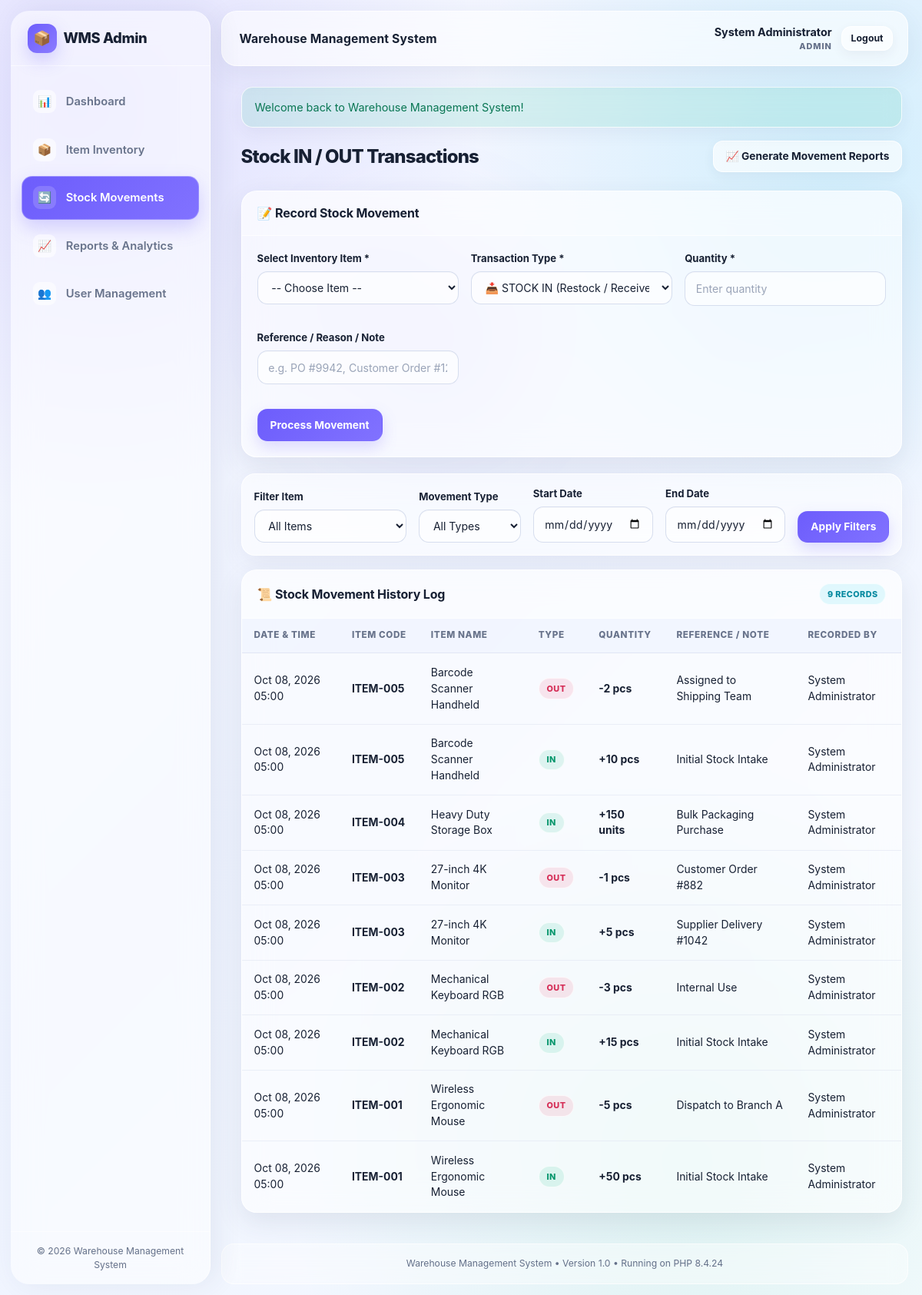
Page /admin/movements.php (signed in) on the committed database.
### tables this page shows
CREATE TABLE IF NOT EXISTS `stock_movements` (
  `id` INT UNSIGNED AUTO_INCREMENT PRIMARY KEY,
  `item_id` INT UNSIGNED NOT NULL,
  `movement_type` ENUM('IN', 'OUT') NOT NULL,
  `quantity` INT NOT NULL,
  `movement_date` DATETIME NOT NULL DEFAULT CURRENT_TIMESTAMP,
  `reference_note` VARCHAR(255) DEFAULT NULL,
  `created_by` INT UNSIGNED NOT NULL,
  `created_at` DATETIME NOT NULL DEFAULT CURRENT_TIMESTAMP,
  CONSTRAINT `fk_movements_item` FOREIGN KEY (`item_id`) REFERENCES `items` (`id`) ON DELETE RESTRICT ON UPDATE CASCADE,
  CONSTRAINT `fk_movements_user` FOREIGN KEY (`created_by`) REFERENCES `users` (`id`) ON DELETE RESTRICT ON UPDATE CASCADE,
  CONSTRAINT `chk_movement_quantity_positive` CHECK (`quantity` > 0),
  INDEX `idx_item_id` (`item_id`),
  INDEX `idx_movement_type` (`movement_type`),
  INDEX `idx_movement_date` (`movement_date`),
  INDEX `idx_created_by` (`created_by`)
);

CREATE TABLE IF NOT EXISTS `items` (
  `id` INT UNSIGNED AUTO_INCREMENT PRIMARY KEY,
  `item_code` VARCHAR(50) NOT NULL UNIQUE,
  `item_name` VARCHAR(150) NOT NULL,
  `category` VARCHAR(100) NOT NULL,
  `location` VARCHAR(100) NOT NULL,
  `quantity` INT NOT NULL DEFAULT 0,
  `unit` VARCHAR(20) NOT NULL DEFAULT 'pcs',
  `reorder_level` INT NOT NULL DEFAULT 5,
  `created_at` DATETIME NOT NULL DEFAULT CURRENT_TIMESTAMP,
  `updated_at` DATETIME NOT NULL DEFAULT CURRENT_TIMESTAMP ON UPDATE CURRENT_TIMESTAMP,
  CONSTRAINT `chk_quantity_nonnegative` CHECK (`quantity` >= 0),
  CONSTRAINT `chk_reorder_nonnegative` CHECK (`reorder_level` >= 0),
  INDEX `idx_item_code` (`item_code`),
  INDEX `idx_item_name` (`item_name`),
  INDEX `idx_category` (`category`),
  INDEX `idx_location` (`location`)
);

CREATE TABLE IF NOT EXISTS `users` (
  `id` INT UNSIGNED AUTO_INCREMENT PRIMARY KEY,
  `full_name` VARCHAR(100) NOT NULL,
  `username` VARCHAR(50) NOT NULL UNIQUE,
  `password_hash` VARCHAR(255) NOT NULL,
  `role` ENUM('admin', 'user') NOT NULL DEFAULT 'user',
  `is_active` TINYINT(1) NOT NULL DEFAULT 1,
  `created_at` DATETIME NOT NULL DEFAULT CURRENT_TIMESTAMP,
  `updated_at` DATETIME NOT NULL DEFAULT CURRENT_TIMESTAMP ON UPDATE CURRENT_TIMESTAMP,
  INDEX `idx_username` (`username`),
  INDEX `idx_role` (`role`)
);

### includes/functions.php (called while the page is built, shortened)
<?php
function e(?string $value): string {
    return htmlspecialchars($value ?? '', ENT_QUOTES | ENT_SUBSTITUTE, 'UTF-8');
}
function url(string $path = ''): string {
    $cleanPath = '/' . ltrim($path, '/');
    return BASE_PATH . $cleanPath;
}
function format_number(int $number): string {
    return number_format($number);
}
function format_datetime(?string $datetime): string {
    return date('M d, Y H:i', strtotime($datetime));
}

### admin/movements.php (the view, shortened to what this page needs)
<?php
$pdo = getDBConnection();
$preselectedType = strtoupper(trim($_POST['movement_type'] ?? 'IN'));
$preselectedQty = trim((string)($_POST['quantity'] ?? ''));
$preselectedNote = trim($_POST['reference_note'] ?? '');
$filterStartDate = trim($_GET['start_date'] ?? '');
$filterEndDate   = trim($_GET['end_date'] ?? '');
$historySql = '
    SELECT sm.id, sm.movement_type, sm.quantity, sm.movement_date, sm.reference_note,
           i.item_code, i.item_name, i.unit, u.full_name as user_name
    FROM stock_movements sm
    JOIN items i ON sm.item_id = i.id
    JOIN users u ON sm.created_by = u.id
    WHERE 1=1
';
$params = [];
$historySql .= ' ORDER BY sm.movement_date DESC, sm.id DESC';
$historyStmt = $pdo->prepare($historySql);
$historyStmt->execute($params);
$movements = $historyStmt->fetchAll();
require_once __DIR__ . '/../includes/header.php';
?>
<div class="page-header">
    <h1 class="page-title">Stock IN / OUT Transactions</h1>
    <a href="<?= url('admin/reports.php') ?>" class="btn btn-secondary">📈 Generate Movement Reports</a>
</div>
<div class="card">
    <div class="card-header">
        <h2 class="card-title">📝 Record Stock Movement</h2>
    </div>
    <div class="card-body">
        <form action="<?= url('admin/movements.php') ?>" method="POST" id="stockMovementForm">
            <div class="form-grid">
                <div class="form-group">
                    <label for="item_id" class="form-label">Select Inventory Item <span class="text-danger">*</span></label>
                    <select name="item_id" id="item_id" class="form-control" required>
                        <option value="">-- Choose Item --</option>
                    </select>
                </div>
                <div class="form-group">
                    <label for="movement_type" class="form-label">Transaction Type <span class="text-danger">*</span></label>
                    <select name="movement_type" id="movement_type" class="form-control" required>
                        <option value="IN" <?= $preselectedType === 'IN' ? 'selected' : '' ?>>📥 STOCK IN (Restock / Received)</option>
                    </select>
                </div>
                <div class="form-group">
                    <label for="movement_quantity" class="form-label">Quantity <span class="text-danger">*</span></label>
                    <input
                        type="number"
                        name="quantity"
                        id="movement_quantity"
                        class="form-control"
                        min="1"
                        placeholder="Enter quantity"
                        value="<?= e($preselectedQty) ?>"
                        required
                    >
                </div>
                <div class="form-group">
                    <label for="reference_note" class="form-label">Reference / Reason / Note</label>
                    <input
                        type="text"
                        name="reference_note"
                        id="reference_note"
                        class="form-control"
                        placeholder="e.g. PO #9942, Customer Order #120, Damaged Stock"
                        value="<?= e($preselectedNote) ?>"
                    >
                </div>
            </div>
            <div style="margin-top: 1rem;">
                <button type="submit" class="btn btn-primary">Process Movement</button>
            </div>
        </form>
    </div>
</div>
<form action="<?= url('admin/movements.php') ?>" method="GET" class="filter-bar">
    <div class="form-group" style="flex: 1.5; margin-bottom: 0;">
        <label for="filter_item" class="form-label">Filter Item</label>
        <select name="filter_item" id="filter_item" class="form-control">
            <option value="0">All Items</option>
        </select>
    </div>
    <div class="form-group" style="flex: 1; margin-bottom: 0;">
        <label for="filter_type" class="form-label">Movement Type</label>
        <select name="filter_type" id="filter_type" class="form-control">
            <option value="">All Types</option>
        </select>
    </div>
    <div class="form-group" style="flex: 1; margin-bottom: 0;">
        <label for="start_date" class="form-label">Start Date</label>
        <input type="date" name="start_date" id="start_date" class="form-control" value="<?= e($filterStartDate) ?>">
    </div>
    <div class="form-group" style="flex: 1; margin-bottom: 0;">
        <label for="end_date" class="form-label">End Date</label>
        <input type="date" name="end_date" id="end_date" class="form-control" value="<?= e($filterEndDate) ?>">
    </div>
    <div style="display: flex; gap: 0.5rem; align-self: flex-end;">
        <button type="submit" class="btn btn-primary">Apply Filters</button>
    </div>
</form>
<div class="card">
    <div class="card-header">
        <h2 class="card-title">📜 Stock Movement History Log</h2>
        <span class="badge badge-info"><?= count($movements) ?> Records</span>
    </div>
    <div class="card-body" style="padding: 0;">
        <div class="table-responsive">
            <table class="table">
                <thead>
                    <tr>
                        <th>Date & Time</th>
                        <th>Item Code</th>
                        <th>Item Name</th>
                        <th>Type</th>
                        <th>Quantity</th>
                        <th>Reference / Note</th>
                        <th>Recorded By</th>
                    </tr>
                </thead>
                <tbody>
                    <?php if (empty($movements)): ?>
                        <tr>
                            <td colspan="7" style="text-align: center; padding: 2rem; color: var(--text-muted);">
                                No stock movements recorded matching your filters.
                            </td>
                        </tr>
                    <?php else: ?>
                        <?php foreach ($movements as $mov): ?>
                            <tr>
                                <td><?= format_datetime($mov['movement_date']) ?></td>
                                <td><strong><?= e($mov['item_code']) ?></strong></td>
                                <td><?= e($mov['item_name']) ?></td>
                                <td>
                                    <?php if ($mov['movement_type'] === 'IN'): ?>
                                        <span class="badge badge-success">IN</span>
                                    <?php else: ?>
                                        <span class="badge badge-danger">OUT</span>
                                    <?php endif; ?>
                                </td>
                                <td>
                                    <strong>
                                        <?= $mov['movement_type'] === 'IN' ? '+' : '-' ?><?= format_number((int)$mov['quantity']) ?> <?= e($mov['unit']) ?>
                                    </strong>
                                </td>
                                <td><?= e($mov['reference_note'] ?: '-') ?></td>
                                <td><?= e($mov['user_name']) ?></td>
                            </tr>
                        <?php endforeach; ?>
                    <?php endif; ?>
                </tbody>
            </table>
        </div>
    </div>
</div>
<?php require_once __DIR__ . '/../includes/footer.php'; ?>

### rows in the picture
stock_movements: movement_date "Oct 08, 2026 05:00", item.item_code "ITEM-005", item.item_name "Barcode Scanner Handheld", movement_type "OUT", quantity "2", item.unit "pcs", reference_note "Assigned to Shipping Team", created_by.full_name "System Administrator"
stock_movements: movement_date "Oct 08, 2026 05:00", item.item_code "ITEM-005", item.item_name "Barcode Scanner Handheld", movement_type "IN", quantity "10", item.unit "pcs", reference_note "Initial Stock Intake", created_by.full_name "System Administrator"
stock_movements: movement_date "Oct 08, 2026 05:00", item.item_code "ITEM-004", item.item_name "Heavy Duty Storage Box", movement_type "IN", quantity "150", item.unit "units", reference_note "Bulk Packaging Purchase", created_by.full_name "System Administrator"
stock_movements: movement_date "Oct 08, 2026 05:00", item.item_code "ITEM-003", item.item_name "27-inch 4K Monitor", movement_type "OUT", quantity "1", item.unit "pcs", reference_note "Customer Order #882", created_by.full_name "System Administrator"
stock_movements: movement_date "Oct 08, 2026 05:00", item.item_code "ITEM-003", item.item_name "27-inch 4K Monitor", movement_type "IN", quantity "5", item.unit "pcs", reference_note "Supplier Delivery #1042", created_by.full_name "System Administrator"
stock_movements: movement_date "Oct 08, 2026 05:00", item.item_code "ITEM-002", item.item_name "Mechanical Keyboard RGB", movement_type "OUT", quantity "3", item.unit "pcs", reference_note "Internal Use", created_by.full_name "System Administrator"
stock_movements: movement_date "Oct 08, 2026 05:00", item.item_code "ITEM-002", item.item_name "Mechanical Keyboard RGB", movement_type "IN", quantity "15", item.unit "pcs", reference_note "Initial Stock Intake", created_by.full_name "System Administrator"
stock_movements: movement_date "Oct 08, 2026 05:00", item.item_code "ITEM-001", item.item_name "Wireless Ergonomic Mouse", movement_type "OUT", quantity "5", item.unit "pcs", reference_note "Dispatch to Branch A", created_by.full_name "System Administrator"
stock_movements: movement_date "Oct 08, 2026 05:00", item.item_code "ITEM-001", item.item_name "Wireless Ergonomic Mouse", movement_type "IN", quantity "50", item.unit "pcs", reference_note "Initial Stock Intake", created_by.full_name "System Administrator"

### other values in the picture
APP_NAME "Warehouse Management System"
$currentUser['full_name'] "System Administrator"
$currentUser['role'] "ADMIN"
$message = $msg['message'] "Welcome back to Warehouse Management System!"
count($movements) "9"
PHP_VERSION "8.4.24"
